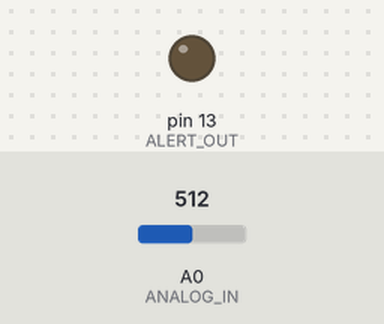
Bench run of a sketch on a simulated Arduino Uno, built with avr-gcc and run on an emulated ATmega328P. Shown: output pins drawn as LEDs (lit = HIGH). Inputs (shaded band) come from the test bench; at power-on: A0 (ANALOG_IN) = 512. What the sketch prints to the serial monitor is not drawn.

Above: at 1.2 s.
1.3 s: A0 (ANALOG_IN) set to 900
At 3.0 s:
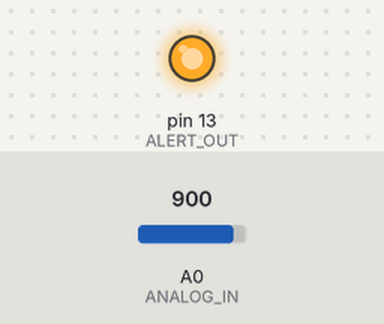
3.3 s: A0 (ANALOG_IN) set to 1023
At 6.1 s:
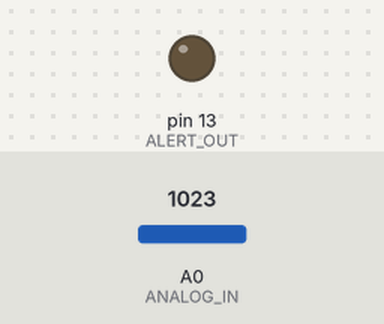
6.3 s: A0 (ANALOG_IN) set to 122
At 8.0 s:
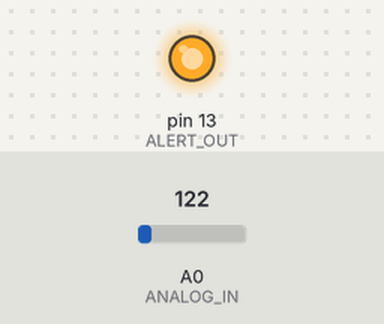
8.4 s: A0 (ANALOG_IN) set to 138
At 9.0 s:
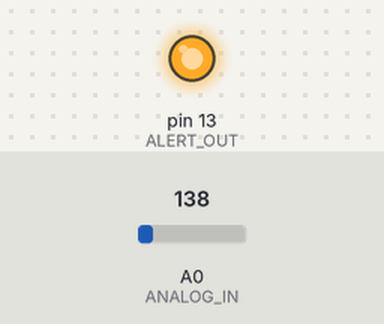
Timing chart, 0 to 10.9 s (numbered marks = the images above; inputs shaded):
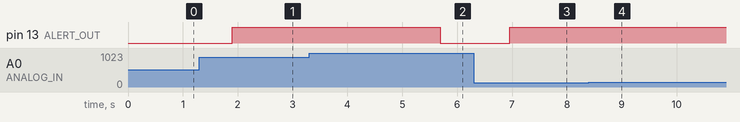

Measured:
- after the input at 1.3 s, pin 13 (ALERT_OUT): LOW → HIGH after 0.60 s
- after the input at 3.3 s, pin 13 (ALERT_OUT): HIGH → LOW after 2.4 s instead of 1.8 s
- after the input at 6.3 s, pin 13 (ALERT_OUT): LOW → HIGH after 0.66 s
- after the input at 8.4 s, pin 13 (ALERT_OUT): stays HIGH (without the input it goes to LOW after 0.50 s)

The sketch:

ImminentThreat.ino
```cpp
#include <fix_fft.h>

#include <Time.h>

/*
  Reads from an analog input and performs Fast Fourier Transform on 256 point samples
  at an interval of approximately 1.4 seconds.

 */


// These constants won't change.  They're used to give names
// to the pins used:
const int ANALOG_IN = A0;  // Analog input pin that the potentiometer is attached to
const int ALERT_OUT = 13; // Analog output pin that the LED is attached to

int dataIndex;
unsigned long time;
unsigned long sampleTime;
char data[256];  //Presumably one byte
char fftIm[256];
bool firstLoop;
char fftAvgOld[128];
char fftAvg[256];
const byte acceptableAboveThreshold = 1;
byte aboveThreshold;
const char threshold = 4;
byte numAlerts;
void setup() {
  // initialize serial communications at 9600 bps:
  firstLoop = true;
  dataIndex=0;
  numAlerts = 0;
  time = millis();
  sampleTime = 0;
  pinMode(ALERT_OUT, OUTPUT);
  digitalWrite(ALERT_OUT, LOW);
  Serial.begin(115200);
}

void loop() {
  time = millis();  // Current time (since program start)
  //Get the data
  if(time-sampleTime >= 1){
    sampleTime = time;
    fftIm[dataIndex] = 0;
    data[dataIndex]=analogRead(ANALOG_IN);
    dataIndex++;
  }
  // Do stuff with the data
  if(dataIndex >= 256){
    //Serial.println(time);
    aboveThreshold = 0;
    fix_fft(data,fftIm,8,0);  // Perform FFT with all zeroes for the
    for(dataIndex = 0; dataIndex<128; dataIndex++){
      data[dataIndex] = sqrt(data[dataIndex]*data[dataIndex]+fftIm[dataIndex]*fftIm[dataIndex]);
      fftAvg[dataIndex] += data[dataIndex];
      if(!firstLoop){
        fftAvg[dataIndex] >>=1;
        if((fftAvgOld[dataIndex] - fftAvg[dataIndex])> threshold ||
          (fftAvg[dataIndex] - fftAvgOld[dataIndex])> threshold){
            aboveThreshold++;
        }
      }
      fftAvgOld[dataIndex] = fftAvg[dataIndex];
      Serial.print('0'+fftAvg[dataIndex]);
      Serial.print(' ');
    }
    if(numAlerts >= 1){
        digitalWrite(ALERT_OUT, LOW);
        numAlerts = 0;
    }
    if(aboveThreshold > acceptableAboveThreshold){
        digitalWrite(ALERT_OUT, HIGH);
        numAlerts++;
    }

    Serial.println();
    dataIndex = 0;
    if(firstLoop){
      //Serial.println("End First Loop");
      firstLoop = false;
    }
  }

 // analogWrite(analogOutPin, outputValue);

}
```
